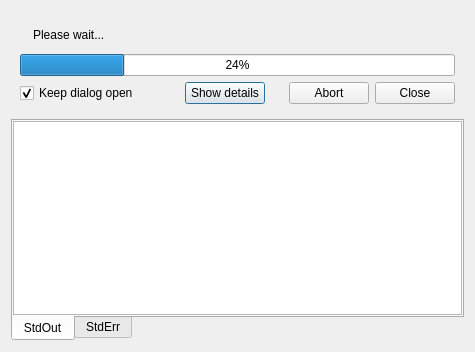
<?xml version="1.0" encoding="UTF-8"?>
<ui version="4.0">
 <class>QArkWorkerThreadRunExtendedDialog</class>
 <widget class="QDialog" name="QArkWorkerThreadRunExtendedDialog">
  <property name="windowModality">
   <enum>Qt::WindowModal</enum>
  </property>
  <property name="geometry">
   <rect>
    <x>0</x>
    <y>0</y>
    <width>477</width>
    <height>334</height>
   </rect>
  </property>
  <property name="sizePolicy">
   <sizepolicy hsizetype="Fixed" vsizetype="Fixed">
    <horstretch>0</horstretch>
    <verstretch>0</verstretch>
   </sizepolicy>
  </property>
  <property name="windowTitle">
   <string>Dialog</string>
  </property>
  <property name="modal">
   <bool>true</bool>
  </property>
  <layout class="QVBoxLayout" name="verticalLayout_5">
   <property name="sizeConstraint">
    <enum>QLayout::SetFixedSize</enum>
   </property>
   <item>
    <widget class="QFrame" name="frame">
     <property name="sizePolicy">
      <sizepolicy hsizetype="Expanding" vsizetype="Fixed">
       <horstretch>0</horstretch>
       <verstretch>0</verstretch>
      </sizepolicy>
     </property>
     <property name="frameShape">
      <enum>QFrame::NoFrame</enum>
     </property>
     <property name="frameShadow">
      <enum>QFrame::Plain</enum>
     </property>
     <layout class="QVBoxLayout" name="verticalLayout_4">
      <item>
       <layout class="QVBoxLayout" name="verticalLayout_3">
        <property name="sizeConstraint">
         <enum>QLayout::SetDefaultConstraint</enum>
        </property>
        <item>
         <layout class="QGridLayout" name="gridLayout">
          <item row="0" column="0" rowspan="3">
           <widget class="QLabel" name="movieLabel">
            <property name="text">
             <string/>
            </property>
           </widget>
          </item>
          <item row="0" column="1">
           <spacer name="verticalSpacer">
            <property name="orientation">
             <enum>Qt::Vertical</enum>
            </property>
            <property name="sizeType">
             <enum>QSizePolicy::Preferred</enum>
            </property>
            <property name="sizeHint" stdset="0">
             <size>
              <width>20</width>
              <height>2</height>
             </size>
            </property>
           </spacer>
          </item>
          <item row="1" column="1">
           <widget class="QLabel" name="promptLabel">
            <property name="text">
             <string>Please wait...</string>
            </property>
           </widget>
          </item>
          <item row="1" column="2" rowspan="2">
           <spacer name="horizontalSpacer_3">
            <property name="orientation">
             <enum>Qt::Horizontal</enum>
            </property>
            <property name="sizeHint" stdset="0">
             <size>
              <width>40</width>
              <height>20</height>
             </size>
            </property>
           </spacer>
          </item>
          <item row="2" column="1">
           <spacer name="verticalSpacer_2">
            <property name="orientation">
             <enum>Qt::Vertical</enum>
            </property>
            <property name="sizeType">
             <enum>QSizePolicy::Preferred</enum>
            </property>
            <property name="sizeHint" stdset="0">
             <size>
              <width>20</width>
              <height>2</height>
             </size>
            </property>
           </spacer>
          </item>
         </layout>
        </item>
        <item>
         <widget class="QProgressBar" name="progressBar">
          <property name="value">
           <number>24</number>
          </property>
          <property name="invertedAppearance">
           <bool>false</bool>
          </property>
         </widget>
        </item>
        <item>
         <layout class="QHBoxLayout" name="horizontalLayout">
          <property name="sizeConstraint">
           <enum>QLayout::SetDefaultConstraint</enum>
          </property>
          <item>
           <widget class="QCheckBox" name="keepOpenCheckBox">
            <property name="text">
             <string>Keep dialog open</string>
            </property>
            <property name="checked">
             <bool>true</bool>
            </property>
           </widget>
          </item>
          <item>
           <spacer name="horizontalSpacer_2">
            <property name="orientation">
             <enum>Qt::Horizontal</enum>
            </property>
            <property name="sizeHint" stdset="0">
             <size>
              <width>40</width>
              <height>20</height>
             </size>
            </property>
           </spacer>
          </item>
          <item>
           <widget class="QPushButton" name="showDetailsPushButton">
            <property name="sizePolicy">
             <sizepolicy hsizetype="Preferred" vsizetype="Fixed">
              <horstretch>0</horstretch>
              <verstretch>0</verstretch>
             </sizepolicy>
            </property>
            <property name="text">
             <string>Show details</string>
            </property>
           </widget>
          </item>
          <item>
           <spacer name="horizontalSpacer">
            <property name="orientation">
             <enum>Qt::Horizontal</enum>
            </property>
            <property name="sizeType">
             <enum>QSizePolicy::Fixed</enum>
            </property>
            <property name="sizeHint" stdset="0">
             <size>
              <width>18</width>
              <height>20</height>
             </size>
            </property>
           </spacer>
          </item>
          <item>
           <widget class="QDialogButtonBox" name="buttonBox">
            <property name="orientation">
             <enum>Qt::Horizontal</enum>
            </property>
            <property name="standardButtons">
             <set>QDialogButtonBox::Abort|QDialogButtonBox::Close</set>
            </property>
           </widget>
          </item>
         </layout>
        </item>
       </layout>
      </item>
     </layout>
    </widget>
   </item>
   <item>
    <widget class="QTabWidget" name="tabWidget">
     <property name="maximumSize">
      <size>
       <width>16777215</width>
       <height>16777215</height>
      </size>
     </property>
     <property name="tabPosition">
      <enum>QTabWidget::South</enum>
     </property>
     <property name="currentIndex">
      <number>0</number>
     </property>
     <widget class="QWidget" name="stdoutTab">
      <attribute name="title">
       <string>StdOut</string>
      </attribute>
      <layout class="QVBoxLayout" name="verticalLayout">
       <property name="margin">
        <number>0</number>
       </property>
       <item>
        <widget class="QPlainTextEdit" name="stdoutPlainTextEdit">
         <property name="maximumSize">
          <size>
           <width>16777215</width>
           <height>16777215</height>
          </size>
         </property>
         <property name="lineWrapMode">
          <enum>QPlainTextEdit::NoWrap</enum>
         </property>
         <property name="readOnly">
          <bool>true</bool>
         </property>
        </widget>
       </item>
      </layout>
     </widget>
     <widget class="QWidget" name="stderrTab">
      <attribute name="title">
       <string>StdErr</string>
      </attribute>
      <layout class="QVBoxLayout" name="verticalLayout_2">
       <property name="margin">
        <number>0</number>
       </property>
       <item>
        <widget class="QPlainTextEdit" name="stderrPlainTextEdit">
         <property name="lineWrapMode">
          <enum>QPlainTextEdit::NoWrap</enum>
         </property>
        </widget>
       </item>
      </layout>
     </widget>
    </widget>
   </item>
  </layout>
 </widget>
 <resources/>
 <connections>
  <connection>
   <sender>buttonBox</sender>
   <signal>accepted()</signal>
   <receiver>QArkWorkerThreadRunExtendedDialog</receiver>
   <slot>accept()</slot>
   <hints>
    <hint type="sourcelabel">
     <x>248</x>
     <y>254</y>
    </hint>
    <hint type="destinationlabel">
     <x>157</x>
     <y>274</y>
    </hint>
   </hints>
  </connection>
  <connection>
   <sender>buttonBox</sender>
   <signal>rejected()</signal>
   <receiver>QArkWorkerThreadRunExtendedDialog</receiver>
   <slot>reject()</slot>
   <hints>
    <hint type="sourcelabel">
     <x>316</x>
     <y>260</y>
    </hint>
    <hint type="destinationlabel">
     <x>286</x>
     <y>274</y>
    </hint>
   </hints>
  </connection>
 </connections>
</ui>
